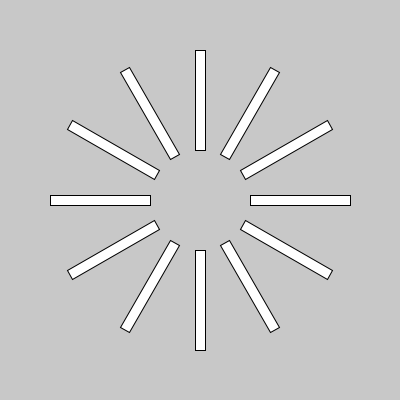
Frame 1 (no input)
Frame 60 (the mouse pressed at the canvas centre just before this capture): identical to frame 1, image omitted
Frame 120 (the mouse held since frame 60 and released just before this capture): identical to frame 1, image omitted

The Processing sketch that drew this single still picture (run headless with seeded random() and noise(); from frame 60 on, the mouse is pressed at the canvas centre):

// Processing sketch: adv_02A_3D
// ── adv_02A_3D.pde
/* Zhang Liqun@SJTU IDM
*/

void setup() {
  size(400,400);  

}

void draw() {
  background(200);

  fill(255);

  // Drawing in 2D using transformations
  
  translate(width/2,height/2);

  for(float i=0; i<12; i++) {
    rect(50,-5, 100,10);
    rotate(radians(30));
  }
  
}
